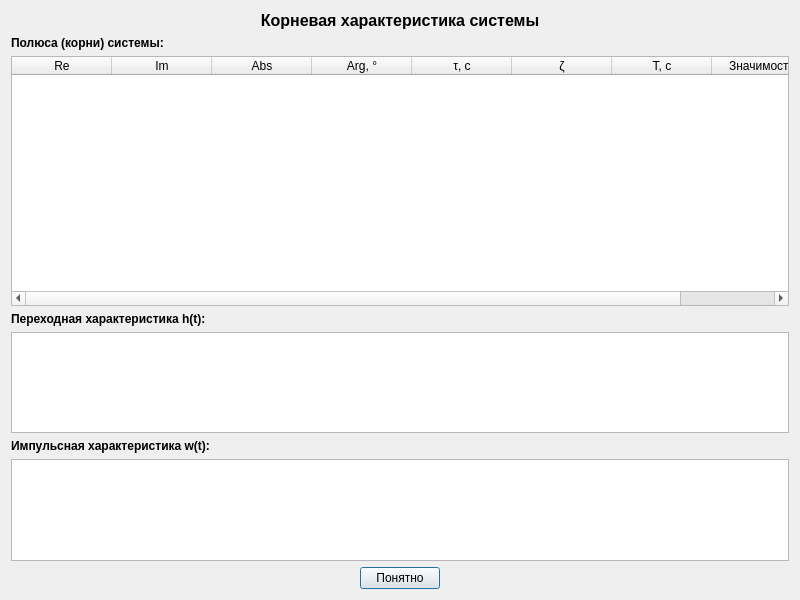
<?xml version="1.0" encoding="UTF-8"?>
<ui version="4.0">
 <class>TranFuncDialog</class>
 <widget class="QDialog" name="TranFuncDialog">
  <property name="geometry">
   <rect>
    <x>0</x>
    <y>0</y>
    <width>800</width>
    <height>600</height>
   </rect>
  </property>
  <property name="windowTitle">
   <string>Информация о передаточной функции</string>
  </property>
  <layout class="QVBoxLayout" name="verticalLayout">
   <item>
    <widget class="QLabel" name="titleLabel">
     <property name="text">
      <string>Корневая характеристика системы</string>
     </property>
     <property name="alignment">
      <set>Qt::AlignCenter</set>
     </property>
     <property name="styleSheet">
      <string>font-size: 12pt; font-weight: bold;</string>
     </property>
    </widget>
   </item>
   <item>
    <widget class="QLabel" name="polesLabel">
     <property name="text">
      <string>&lt;b&gt;Полюса (корни) системы:&lt;/b&gt;</string>
     </property>
    </widget>
   </item>
   <item>
    <widget class="QTableWidget" name="polesTable">
     <property name="minimumSize">
      <size>
       <width>0</width>
       <height>250</height>
      </size>
     </property>
     <property name="editTriggers">
      <set>QAbstractItemView::NoEditTriggers</set>
     </property>
     <column>
      <property name="text">
       <string>Re</string>
      </property>
     </column>
     <column>
      <property name="text">
       <string>Im</string>
      </property>
     </column>
     <column>
      <property name="text">
       <string>Abs</string>
      </property>
     </column>
     <column>
      <property name="text">
       <string>Arg, °</string>
      </property>
     </column>
     <column>
      <property name="text">
       <string>τ, c</string>
      </property>
     </column>
     <column>
      <property name="text">
       <string>ζ</string>
      </property>
     </column>
     <column>
      <property name="text">
       <string>T, c</string>
      </property>
     </column>
     <column>
      <property name="text">
       <string>Значимость</string>
      </property>
     </column>
    </widget>
   </item>
   <item>
    <widget class="QLabel" name="htLabel">
     <property name="text">
      <string>&lt;b&gt;Переходная характеристика h(t):&lt;/b&gt;</string>
     </property>
    </widget>
   </item>
   <item>
    <widget class="QTextEdit" name="htTextEdit">
     <property name="readOnly">
      <bool>true</bool>
     </property>
    </widget>
   </item>
   <item>
    <widget class="QLabel" name="wtLabel">
     <property name="text">
      <string>&lt;b&gt;Импульсная характеристика w(t):&lt;/b&gt;</string>
     </property>
    </widget>
   </item>
   <item>
    <widget class="QTextEdit" name="wtTextEdit">
     <property name="readOnly">
      <bool>true</bool>
     </property>
    </widget>
   </item>
   <item>
    <layout class="QHBoxLayout" name="buttonLayout">
     <item>
      <spacer name="leftSpacer">
       <property name="orientation">
        <enum>Qt::Horizontal</enum>
       </property>
       <property name="sizeHint" stdset="0">
        <size>
         <width>40</width>
         <height>20</height>
        </size>
       </property>
      </spacer>
     </item>
     <item>
      <widget class="QPushButton" name="okButton">
       <property name="text">
        <string>Понятно</string>
       </property>
      </widget>
     </item>
     <item>
      <spacer name="rightSpacer">
       <property name="orientation">
        <enum>Qt::Horizontal</enum>
       </property>
       <property name="sizeHint" stdset="0">
        <size>
         <width>40</width>
         <height>20</height>
        </size>
       </property>
      </spacer>
     </item>
    </layout>
   </item>
  </layout>
 </widget>
 <resources/>
 <connections/>
</ui>
